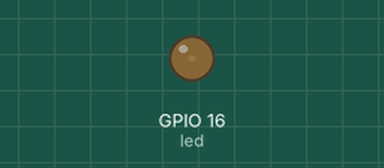
Simulated run of this program. Board: Raspberry Pi (BCM pin numbers). Shown: output pins drawn as LEDs (lit = HIGH).

Above: at 0.05 s.
At 0.9 s:
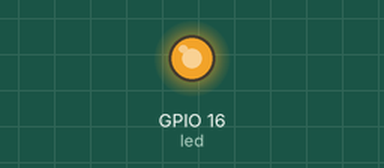
At 1.35 s:
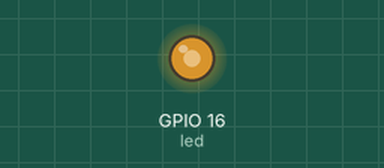
At 1.75 s:
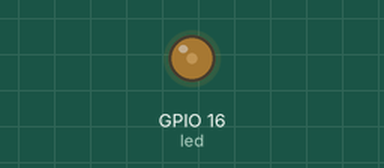
Timing chart, 0 to 4.6 s (numbered marks = the images above):
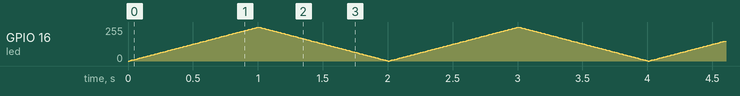

The program:

led_pwm.py
```python
import RPi.GPIO as GPIO
import time

led = 16
freq = 50

GPIO.setmode(GPIO.BCM)
GPIO.setup(led, GPIO.OUT)

pwm = GPIO.PWM(led, freq)
pwm.start(0)

try:
    while True:
        for dc in range(0, 100, 1):
            pwm.ChangeDutyCycle(dc)
            time.sleep(0.01)
        for dc in range(100, 0, -1):
            pwm.ChangeDutyCycle(dc)
            time.sleep(0.01)
except KeyboardInterrupt:
    GPIO.cleanup()
```
